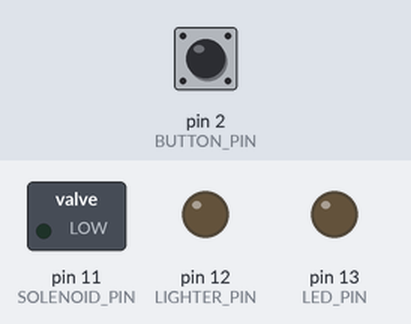
Bench run of a sketch on a simulated Arduino Uno, built with avr-gcc and run on an emulated ATmega328P. Parts: switched loads named in the sketch (green lamp = pin HIGH), output pins drawn as LEDs (lit = HIGH). Inputs (shaded band) come from the test bench; at power-on: pin 2 (BUTTON_PIN) LOW.

Above: at 1.2 s.
1.3 s: pin 2 (BUTTON_PIN) pulled HIGH for 0.15 s
At 1.36 s:
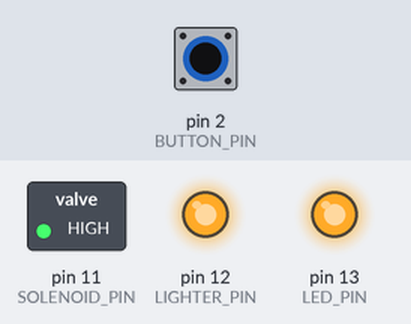
Timing chart, 0 to 4.3 s (numbered marks = the images above; inputs shaded):
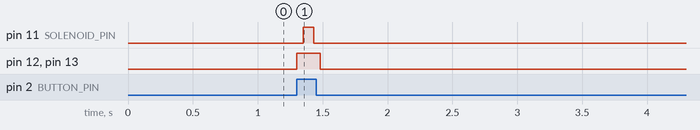

The sketch:

button_fire.ino
```cpp
const int LED_PIN = 13;

const int BUTTON_PIN = 2;
const int LIGHTER_PIN = 12;
const int SOLENOID_PIN = 11;

const int LIGHTER_PREIGNITION_TIME = 50;
const int LIGHTER_POSTIGNITION_TIME = 50;

const int SOLENOID_OPEN_TIME = 80; // 180;
const int SOLENOID_COMPENSATION_TIME = 20;
const int SOLENOID_MAX_TIME = 250;

const int DELAY_BETWEEN_FIRE = 500;

const int DEBOUNCE_TIME_MS = 200;

unsigned long lastISRCallTime = 0;
volatile bool lastBtnState = false;
volatile bool fireBtnPressed = false;

bool fired = false;
unsigned long lastFiredTime = 0;

int punchCount = 0;

void FireButtonInterrupt()   // ISR
{
    fireBtnPressed = digitalRead(BUTTON_PIN);
    if (fireBtnPressed != lastBtnState && millis() - lastISRCallTime < DEBOUNCE_TIME_MS) {
        return;
    }
    lastISRCallTime = millis();
    lastBtnState = fireBtnPressed;
}


void setup() {
    pinMode(LED_PIN, OUTPUT);
    digitalWrite(LED_PIN, LOW);

    pinMode(BUTTON_PIN, INPUT);  // already pulled down, no need for INPUT_PULLUP
    attachInterrupt(digitalPinToInterrupt(BUTTON_PIN), FireButtonInterrupt, CHANGE);

    pinMode(SOLENOID_PIN, OUTPUT);
    digitalWrite(SOLENOID_PIN, LOW);

    pinMode(LIGHTER_PIN, OUTPUT);
    digitalWrite(LIGHTER_PIN, LOW);

    lastISRCallTime = millis();
}


void loop()
{
    if (fireBtnPressed && !fired && millis() - lastFiredTime > DELAY_BETWEEN_FIRE) {
        digitalWrite(LED_PIN, HIGH);
        Fire();
        fired = true;  // one shot
        lastFiredTime = millis();
    } else {
        digitalWrite(LED_PIN, LOW);
    }

    if (!fireBtnPressed) {
        fired = false;
    }
}


void Fire() {
    digitalWrite(LIGHTER_PIN, HIGH);
    delay(LIGHTER_PREIGNITION_TIME);

    digitalWrite(SOLENOID_PIN, HIGH);
    int solenoidTime = min(
        SOLENOID_OPEN_TIME + SOLENOID_COMPENSATION_TIME * punchCount,
        SOLENOID_MAX_TIME
    );
    delay(solenoidTime);

    digitalWrite(SOLENOID_PIN, LOW);
    delay(LIGHTER_POSTIGNITION_TIME);

    digitalWrite(LIGHTER_PIN, LOW);

    punchCount++;
}
```

Measured:
- after the input at 1.3 s, pin 11 (SOLENOID_PIN): LOW → HIGH after 0.05 s, → LOW 0.08 s later; pin 12 (LIGHTER_PIN), pin 13 (LED_PIN): LOW → HIGH at once, → LOW 0.18 s later
